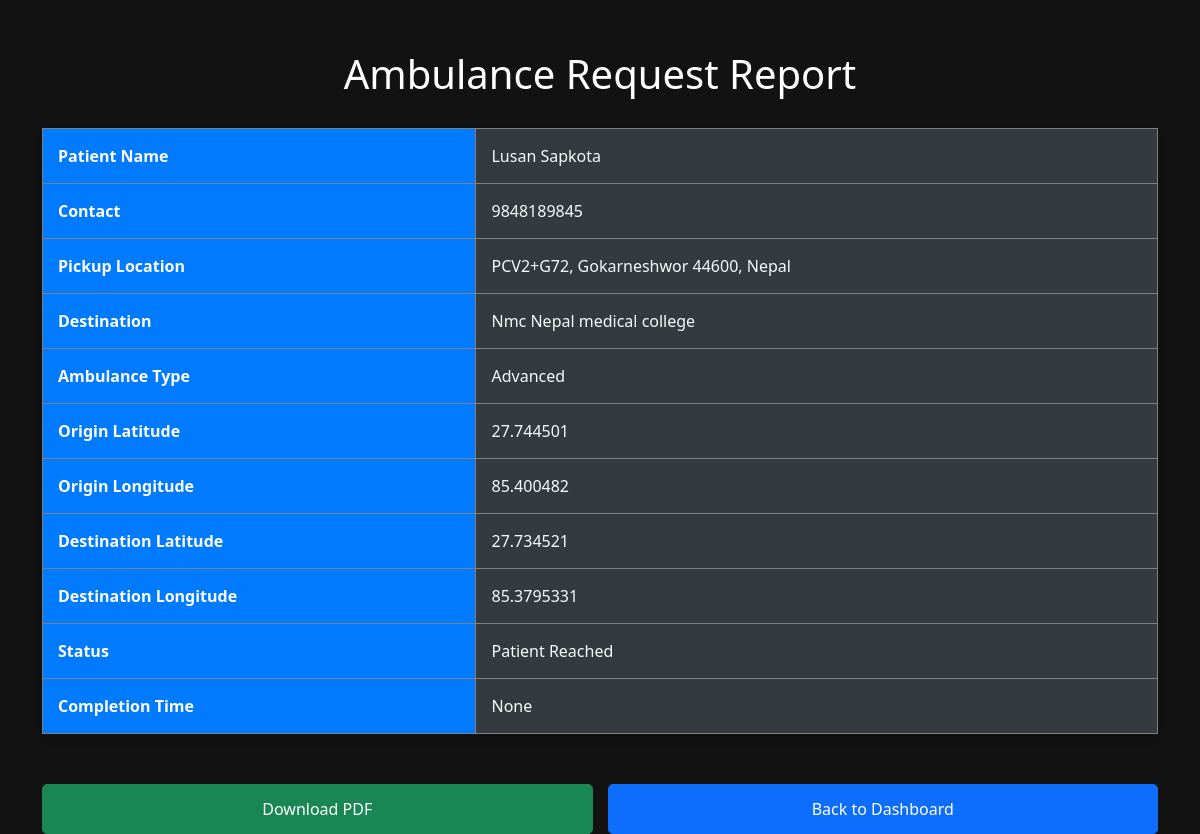
Page /view_report/1 on the committed database.
### tables this page shows
CREATE TABLE ambulance_requests (
            id INTEGER PRIMARY KEY AUTOINCREMENT,
            user_id INTEGER,
            patient_name TEXT,
            contact TEXT,
            pickup_location TEXT,
            destination TEXT,
            ambulance_type TEXT,
            origin_lat REAL NOT NULL,
            origin_lng REAL NOT NULL,
            destination_lat REAL,
            destination_lng REAL,
            status TEXT DEFAULT 'Pending',
            estimated_arrival_time TEXT,
            estimated_completion_time TEXT,
            pickup_lat REAL,
            pickup_lng REAL, request_time TEXT, estimated_time_minutes INTEGER,
            FOREIGN KEY (user_id) REFERENCES users(id)
        );

### app.py (the view)
@app.route('/view_report/<int:req_id>')
def view_report(req_id):
    conn = sqlite3.connect('users.db')
    cursor = conn.cursor()
    cursor.execute('''SELECT r.patient_name, r.contact, r.pickup_location, r.destination, r.ambulance_type,
                             r.origin_lat, r.origin_lng, r.destination_lat, r.destination_lng, r.status,
                             r.estimated_arrival_time, r.estimated_completion_time,
                             r.pickup_lat, r.pickup_lng
                      FROM ambulance_requests r
                      WHERE r.id = ?''', (req_id,))
    report = cursor.fetchone()
    conn.close()
    if report:
        patient_name, contact, pickup_location, destination, ambulance_type, \
        origin_lat, origin_lng, destination_lat, destination_lng, status, \
        estimated_arrival_time, estimated_completion_time, pickup_lat, pickup_lng = report
        if estimated_arrival_time and estimated_arrival_time != 'Not Available':
            estimated_arrival_time = datetime.fromisoformat(estimated_arrival_time).strftime('%Y-%m-%d %H:%M:%S')
        if estimated_completion_time and estimated_completion_time != 'Not Available':
            estimated_completion_time = datetime.fromisoformat(estimated_completion_time).strftime('%Y-%m-%d %H:%M:%S')
        return render_template('report.html',
                               patient_name=patient_name,
                               contact=contact,
                               pickup_location=pickup_location,
                               destination_location=destination,
                               ambulance_type=ambulance_type,
                               origin_lat=origin_lat,
                               origin_lng=origin_lng,
                               destination_lat=destination_lat,
                               destination_lng=destination_lng,
                               status=status,
                               estimated_arrival_time=estimated_arrival_time,
                               estimated_completion_time=estimated_completion_time,
                               pickup_lat=pickup_lat,
                               pickup_lng=pickup_lng,
                               req_id=req_id)  # Make sure req_id is passed here
    else:
        flash("No report found for this request.", "danger")
        return redirect(url_for('admin_dashboard'))

### templates/report.html (shortened to what this page needs)
<!DOCTYPE html>
<html lang="en">
<head>
    <link rel="stylesheet" href="https://cdn.jsdelivr.net/npm/bootstrap@5.3.0-alpha1/dist/css/bootstrap.min.css">
</head>
<body>
<div class="container">
    <h1>Ambulance Request Report</h1>
    <table class="table table-bordered">
        <tr>
            <th>Patient Name</th>
            <td>{{ patient_name }}</td>
        </tr>
        <tr>
            <th>Contact</th>
            <td>{{ contact }}</td>
        </tr>
        <tr>
            <th>Pickup Location</th>
            <td>{{ pickup_location }}</td>
        </tr>
        <tr>
            <th>Destination</th>
            <td>{{ destination_location }}</td>
        </tr>
        <tr>
            <th>Ambulance Type</th>
            <td>{{ ambulance_type }}</td>
        </tr>
        <tr>
            <th>Origin Latitude</th>
            <td>{{ origin_lat }}</td>
        </tr>
        <tr>
            <th>Origin Longitude</th>
            <td>{{ origin_lng }}</td>
        </tr>
        <tr>
            <th>Destination Latitude</th>
            <td>{{ destination_lat }}</td>
        </tr>
        <tr>
            <th>Destination Longitude</th>
            <td>{{ destination_lng }}</td>
        </tr>
        <tr>
            <th>Status</th>
            <td>{{ status }}</td>
        </tr>
        <tr>
            <th>Completion Time</th>
            <td>{{ estimated_completion_time }}</td>
        </tr>
    </table>
    <div class="btn-container">
        <a href="{{ url_for('download_pdf', req_id=req_id) }}" class="btn btn-success">Download PDF</a>
        <a href="{{ url_for('admin_dashboard') }}" class="btn btn-primary">Back to Dashboard</a>
    </div>
</div>
</body>
</html>

### templates/report.html (style rules this page uses)
body { background-color: #121212; color: #f8f9fa; }
.container { margin-top: 50px; }
h1 { font-size: 2.5rem; margin-bottom: 30px; text-align: center; color: #ffffff; }
.table { background-color: #1e1e1e; border-radius: 8px; box-shadow: 0 4px 10px rgba(0, 0, 0, 0.1); }
.table th { background-color: #007bff; color: #fff; font-weight: bold; padding: 15px; }
.table td { background-color: #343a40; color: #f8f9fa; padding: 15px; }
.table-bordered td, .table-bordered th { border: 1px solid grey; }
.btn { margin-top: 20px; padding: 12px 20px; font-size: 16px; width: 100%; border-radius: 5px; transition: background-color 0.3s ease-in-out; }
.btn-container { display: flex; justify-content: space-between; gap: 15px; margin-top: 30px; }

### rows in the picture
ambulance_requests: patient_name "Lusan Sapkota", contact "9848189845", pickup_location "PCV2+G72, Gokarneshwor 44600, Nepal", destination "Nmc Nepal medical college", ambulance_type "Advanced", origin_lat "27.744501", origin_lng "85.400482", destination_lat "27.734521", destination_lng "85.3795331", status "Patient Reached"

### other values in the picture
{{ estimated_completion_time }} "None"
